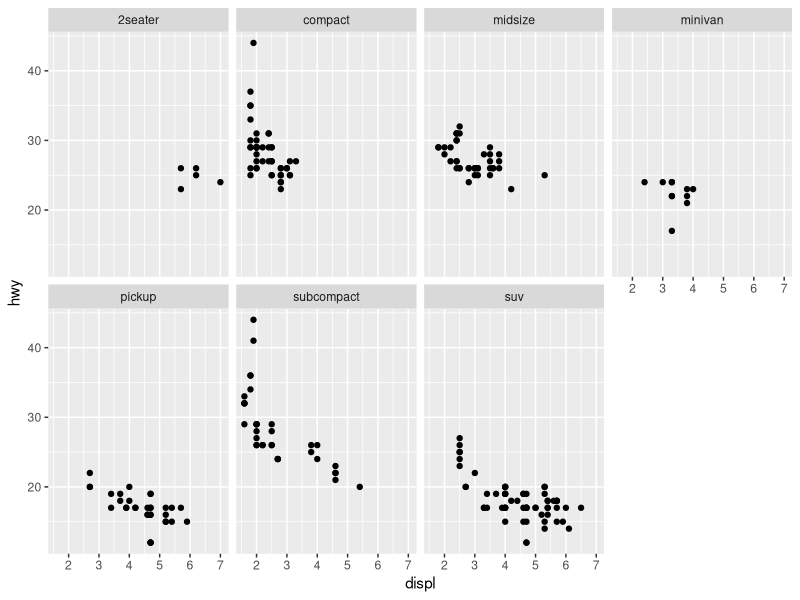
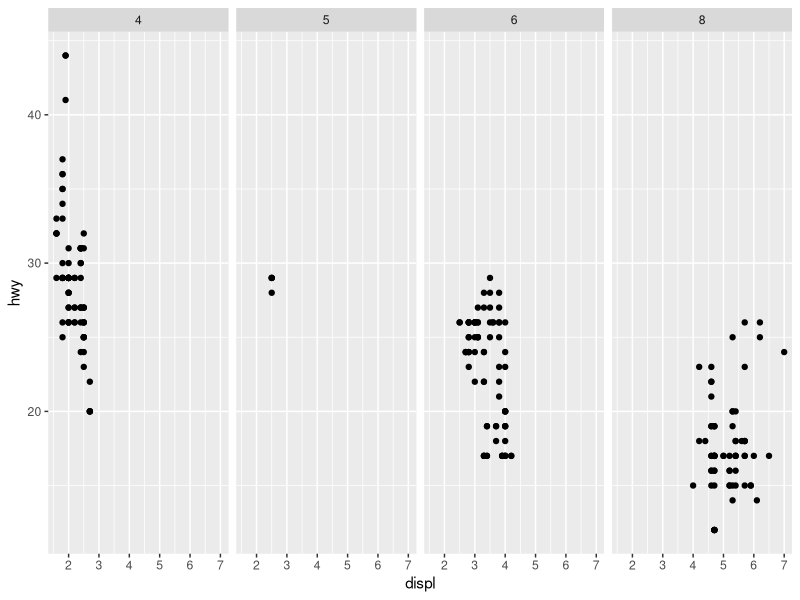
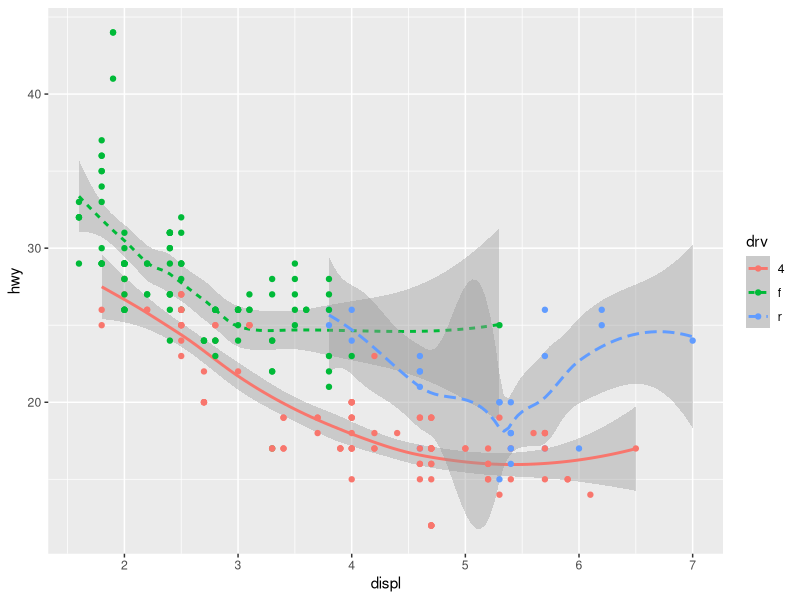
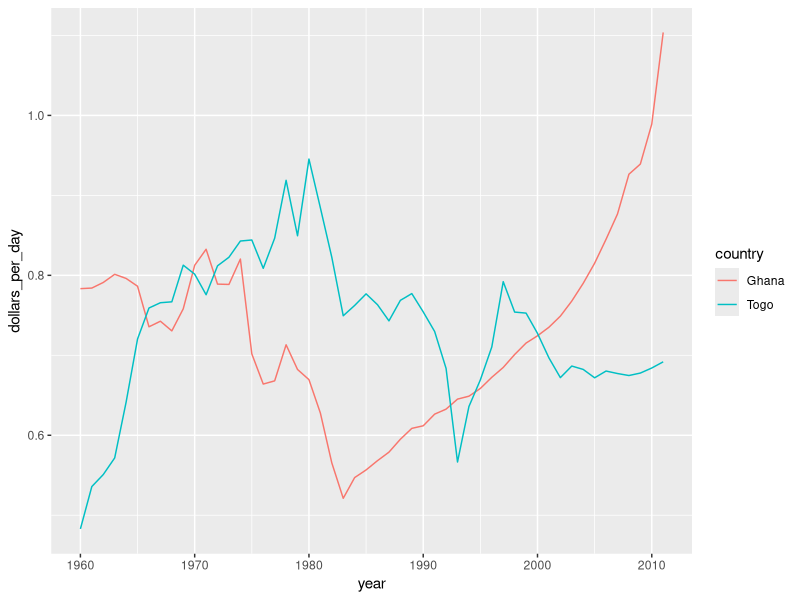
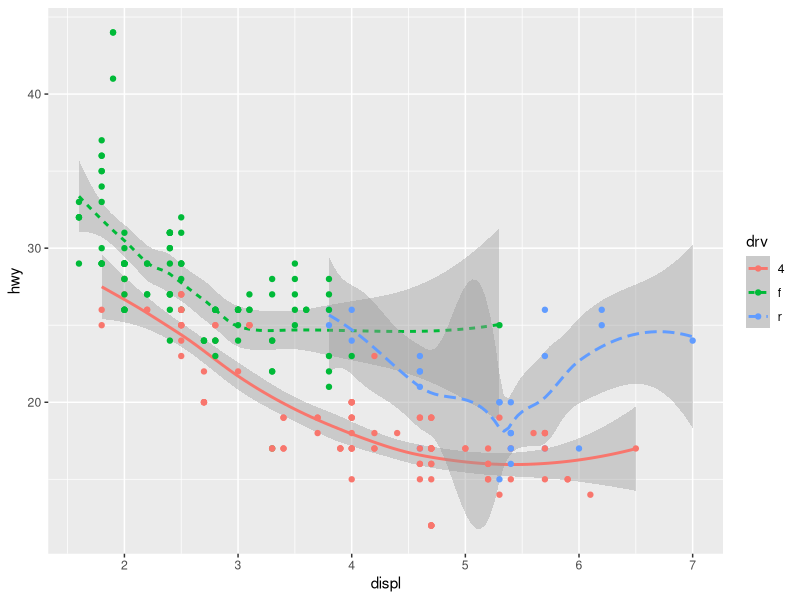
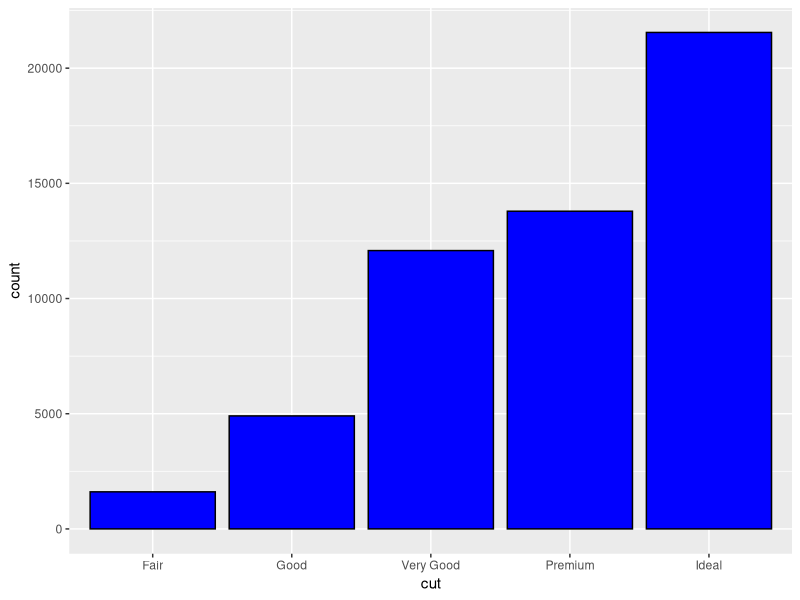

Reproduce these figures in R, in order.
#position,aligned lenght,angle,aera,brightness,color hue
#alway start by 0 when we want to make a barplot because it is proportional to the lenght
#for th position plot we can start by zero
#use area instead of radius
#Use transformations when warranted to ease visual interpretation.
#The log transformation is useful for data with multiplicative changes. The logistic transformation is useful for fold changes in odds. The square root transformation is useful for count data.

  library(tidyverse)
  library(dslabs)
  
  data(mpg)  

mpg %>% ggplot(aes(x = displ ,y = hwy ))  + geom_point() + facet_wrap(.~class,nrow = 2)
 head(mpg)
 mpg %>% ggplot(aes(x = displ ,y = hwy ))  + geom_point() + facet_grid(.~cyl)
 
 mpg %>% ggplot(aes(x = displ ,y = hwy ))  + geom_smooth(aes(linetype = drv,col = drv )) + geom_point(aes(color = drv))

 gapminder %>% filter(country %in% c( "Togo","Ghana") & !is.na(gdp)) %>% mutate(dollars_per_day = gdp/population/365) %>% ggplot(aes(year,dollars_per_day,color = country)) +
   geom_line()
 
 mpg %>% ggplot(aes(x = displ ,y = hwy ))  + geom_smooth(aes(col = drv,linetype = drv),se = TRUE,show.legend = TRUE) + geom_point(aes(color = drv))

 diamonds %>% ggplot(aes(cut)) + geom_bar(fill = "blue",col = "black") 

 ?geom_histogram
 ?stat_bin

 ?geom_summary
?geom_boxplot 
 
 
